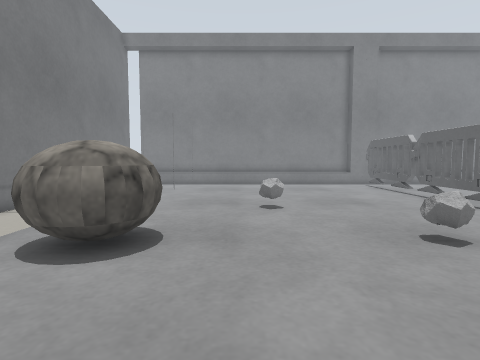
View 1 (above)

16 first-person views from a walk through a world built for the Gazebo simulator. The camera is 0.5 m above the floor, tilts 4° down and sees 80° across. The floor is counted in squares, 0.25 m on a side. Each view is taken from the middle of a square. On the plan, view 1 faces up. The plan holds only what a view shows up to about 16 squares ahead; the rest is blank. The place goes on beyond the plan. Simple shapes stand in for some stock models. Surface patterns are stand-ins for the level's own textures.

View 2
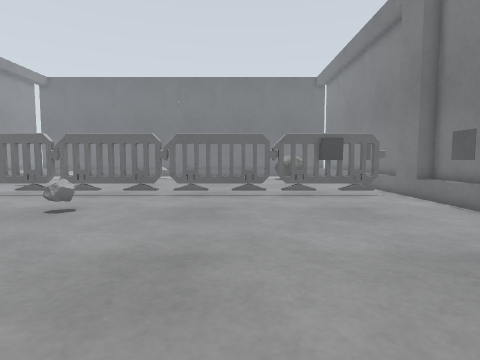

View 3
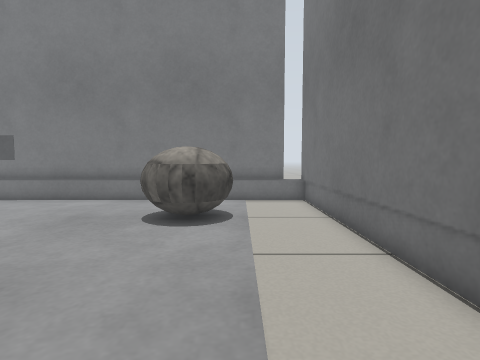

View 4
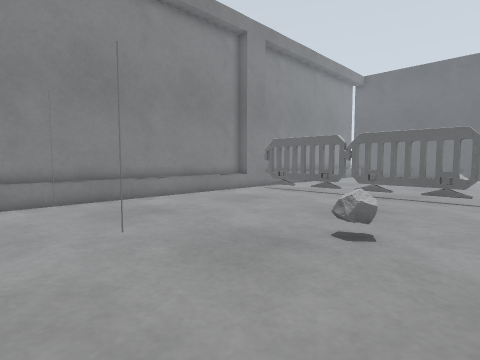

View 5
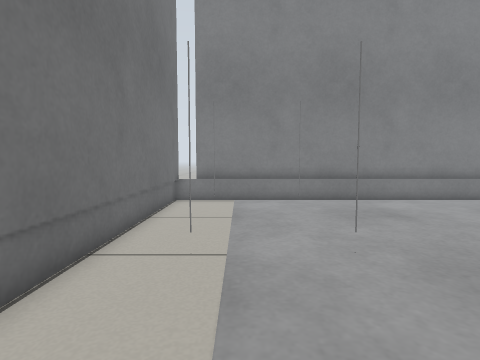

View 6
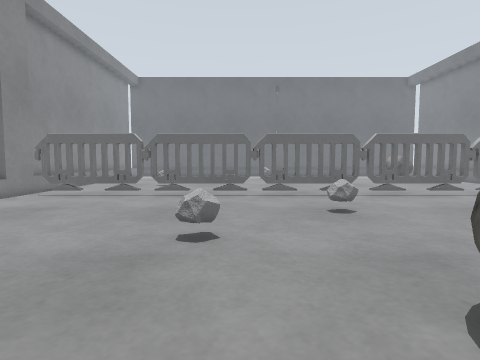

View 7
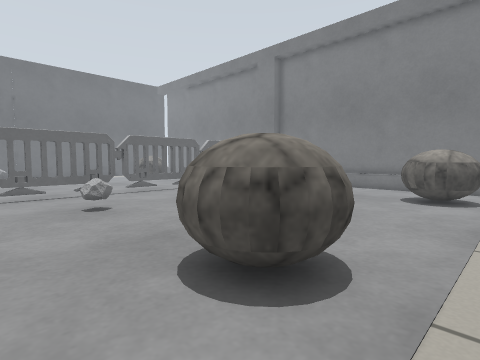

View 8
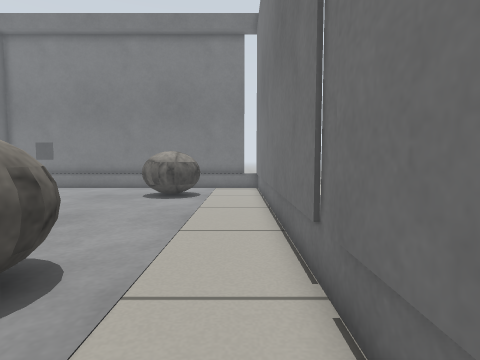

View 9
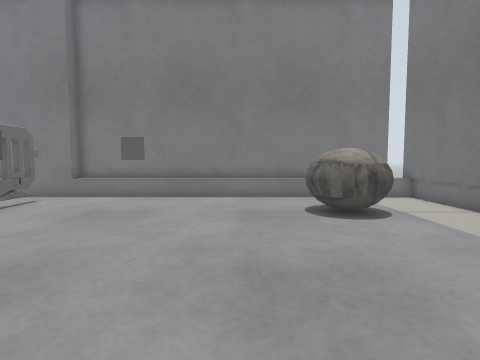

View 10
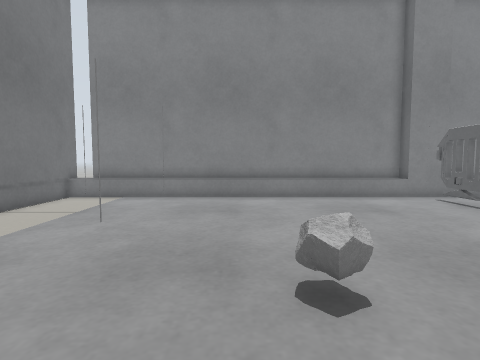

View 11
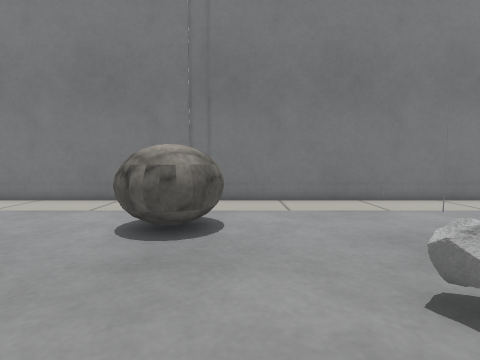

View 12
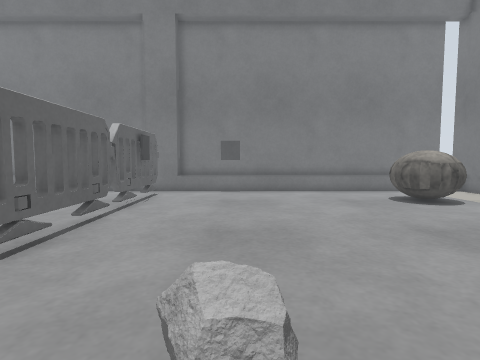

View 13
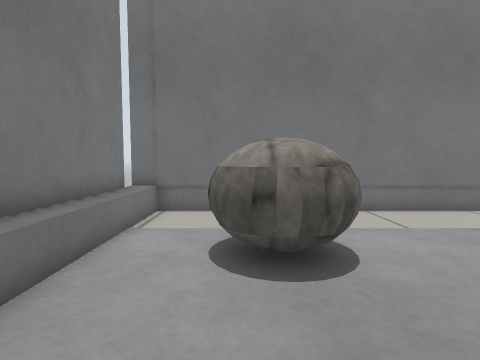

View 14
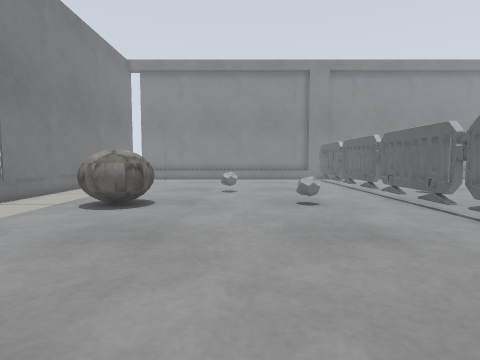

View 15
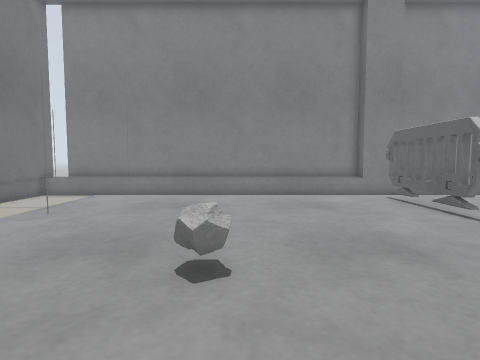

View 16
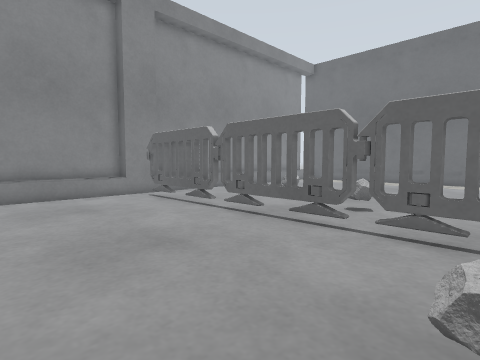

### Floor plan
Key: @ floor where view 1 was taken; # wall or solid block; . floor; = window, fence, low wall or low ledge; T thing the floor can be seen under or through; R rock; B grey box.
Columns run from 9 left of view 1 to 12 right of it. Each row starts with its distance up from view 1.
 24 #=================#
 23 #=================###=
 22 #..................T.
 21 #.#................T.
 20 #..................T.
 19 #..................T.
 18 #..................T.
 17 #..................T.
 16 #..................T.
 15 #.#................T.
 14 #..................T.
 13 #.........R........T.
 12 #.........RR.......T.
 11 #..................T.
 10 #..................T.
  9 #..................T.
  8 #...RRRR......R....T.
  7 #...RRRR......RR...T.
  6 #...RRRR...........T.
  5 #....RR............T.
  4 #..................T.
  3 #..................T
  2 #..................T.
  1 #..................T.
  0 #........@.........T.
 -1 #..................T.
 -2 #..................#.
 -3 #..................#.
 -4 #...RRR............#.
 -5 #..RRRR............B.
 -6 #..  RR............T
 -7 #... R.............T.
 -8 #....................
 -9 #=============#B==###=
-10 #=================#

Positions as (right, up) in squares from view 1, and headings:
1: (0, 0), facing up
2: (-6, 0), facing right
3: (-6, 5), facing down
4: (-6, 9), facing up-right
5: (-6, 9), facing up
6: (-6, 11), facing right
7: (-7, 11), facing down-right
8: (-8, 11), facing down
9: (0, 6), facing down
10: (0, 8), facing up
11: (5, 9), facing left
12: (5, 9), facing down
13: (2, -6), facing left
14: (2, -6), facing up
15: (2, 7), facing up
16: (2, 7), facing up-right
